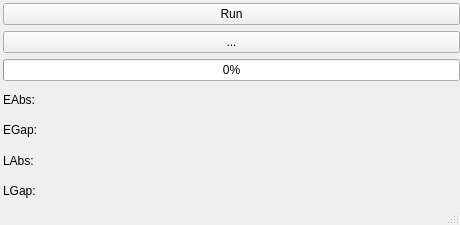
<?xml version="1.0" encoding="UTF-8"?>
<ui version="4.0">
 <class>MainWindow</class>
 <widget class="QMainWindow" name="MainWindow">
  <property name="geometry">
   <rect>
    <x>0</x>
    <y>0</y>
    <width>460</width>
    <height>225</height>
   </rect>
  </property>
  <property name="mouseTracking">
   <bool>true</bool>
  </property>
  <property name="tabletTracking">
   <bool>true</bool>
  </property>
  <property name="focusPolicy">
   <enum>Qt::StrongFocus</enum>
  </property>
  <property name="windowTitle">
   <string>MainWindow</string>
  </property>
  <widget class="QWidget" name="centralwidget">
   <property name="cursor">
    <cursorShape>ArrowCursor</cursorShape>
   </property>
   <property name="mouseTracking">
    <bool>true</bool>
   </property>
   <property name="tabletTracking">
    <bool>true</bool>
   </property>
   <property name="focusPolicy">
    <enum>Qt::StrongFocus</enum>
   </property>
   <layout class="QVBoxLayout" name="verticalLayout_2">
    <property name="leftMargin">
     <number>3</number>
    </property>
    <property name="topMargin">
     <number>3</number>
    </property>
    <property name="rightMargin">
     <number>0</number>
    </property>
    <property name="bottomMargin">
     <number>0</number>
    </property>
    <item>
     <widget class="QPushButton" name="runButton">
      <property name="text">
       <string>Run</string>
      </property>
     </widget>
    </item>
    <item>
     <widget class="QPushButton" name="chooseFile">
      <property name="text">
       <string>...</string>
      </property>
     </widget>
    </item>
    <item>
     <widget class="QProgressBar" name="progressBar">
      <property name="value">
       <number>0</number>
      </property>
     </widget>
    </item>
    <item>
     <widget class="QLabel" name="label_3">
      <property name="text">
       <string>EAbs: </string>
      </property>
     </widget>
    </item>
    <item>
     <widget class="QLabel" name="label_2">
      <property name="text">
       <string>EGap:</string>
      </property>
     </widget>
    </item>
    <item>
     <widget class="QLabel" name="label">
      <property name="text">
       <string>LAbs:</string>
      </property>
     </widget>
    </item>
    <item>
     <widget class="QLabel" name="label_4">
      <property name="text">
       <string>LGap:</string>
      </property>
     </widget>
    </item>
   </layout>
  </widget>
  <widget class="QMenuBar" name="menubar">
   <property name="geometry">
    <rect>
     <x>0</x>
     <y>0</y>
     <width>460</width>
     <height>22</height>
    </rect>
   </property>
  </widget>
  <widget class="QStatusBar" name="statusbar"/>
 </widget>
 <resources/>
 <connections/>
</ui>
